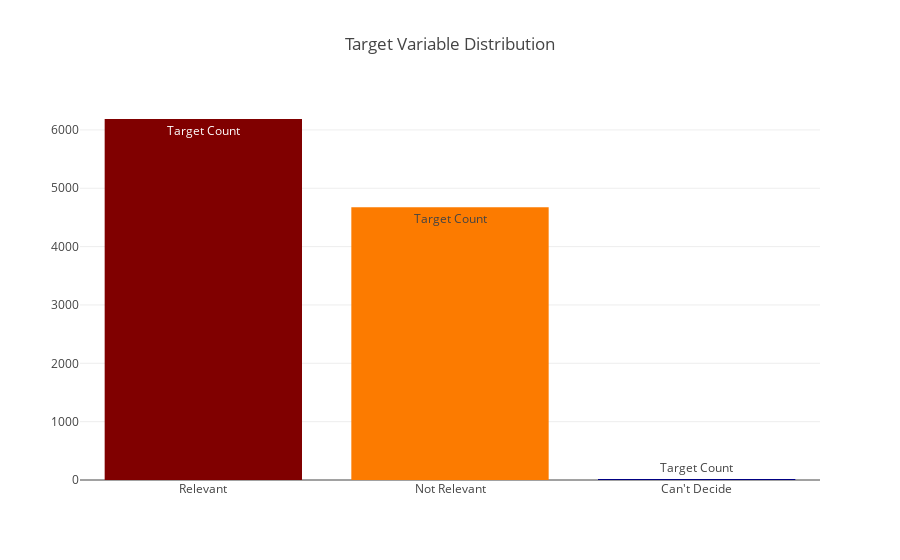

The notebook cell this image was saved under:
### Code cell
# Target variable distribution
data = [go.Bar(
        x = df.choose_one.unique(),
        y = df.choose_one.value_counts().values,
        marker = dict(colorscale = 'Jet', color = df.choose_one.value_counts().values),
        text = 'Target Count'
)]

layout = go.Layout(
    title = 'Target Variable Distribution'
)

fig = go.Figure(data=data, layout=layout)

py.iplot(fig, filename='basic-bar')

### Figure 1 — Plotly figure (JSON) as saved in the notebook; plotly's stock layout.template omitted (floating-point values rounded to 4 significant figures)
{"data": [{"marker": {"color": [6187, 4673, 16], "colorscale": "Jet"}, "text": "Target Count", "type": "bar", "uid": "79c30654-2020-4dbb-9b8a-774c170e79fa", "x": ["Relevant", "Not Relevant", "Can't Decide"], "y": [6187, 4673, 16]}], "layout": {"title": {"text": "Target Variable Distribution"}}}
